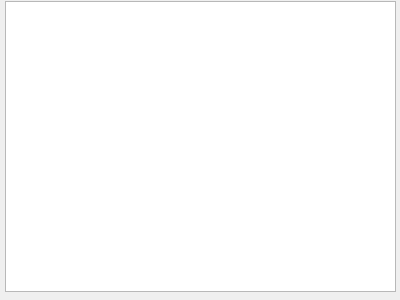
<?xml version="1.0" encoding="UTF-8"?>
<ui version="4.0">
 <class>Widget</class>
 <widget class="QWidget" name="Widget">
  <property name="geometry">
   <rect>
    <x>0</x>
    <y>0</y>
    <width>400</width>
    <height>300</height>
   </rect>
  </property>
  <property name="windowTitle">
   <string>Widget</string>
  </property>
  <widget class="QTableWidget" name="tableWidget">
   <property name="geometry">
    <rect>
     <x>5</x>
     <y>1</y>
     <width>391</width>
     <height>291</height>
    </rect>
   </property>
  </widget>
 </widget>
 <layoutdefault spacing="6" margin="11"/>
 <resources/>
 <connections/>
</ui>
